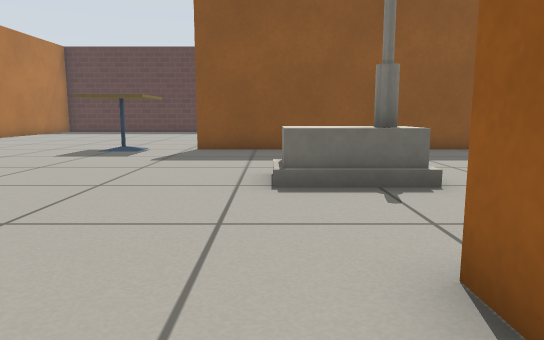
[1] (above)

18 first-person views from a walk through a world built for the Gazebo simulator. The camera is 0.5 m above the floor, tilts 8° down and sees 70° across. The floor is counted in squares, 0.5 m on a side. Each view is taken from the middle of a square. On the plan, view 1 faces up. The plan holds only what a view shows up to about 13 squares ahead; the rest is blank. The robots in the file are not drawn. Simple patterns stand in for the simulator's built-in surfaces. Simple shapes stand in for some stock models.

[2]
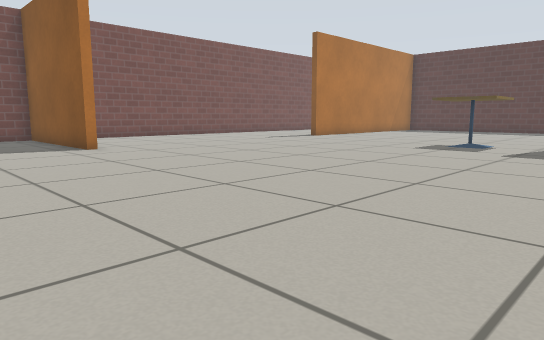

[3]
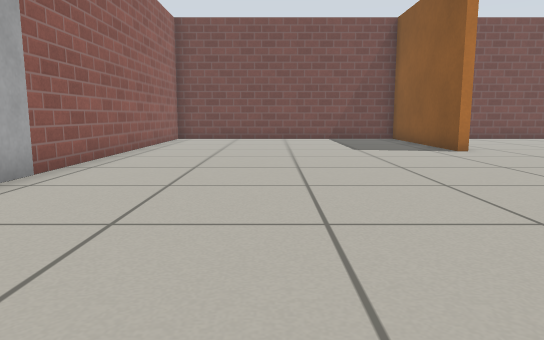

[4]
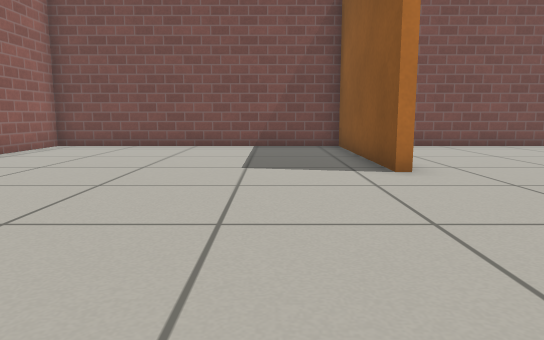

[5]
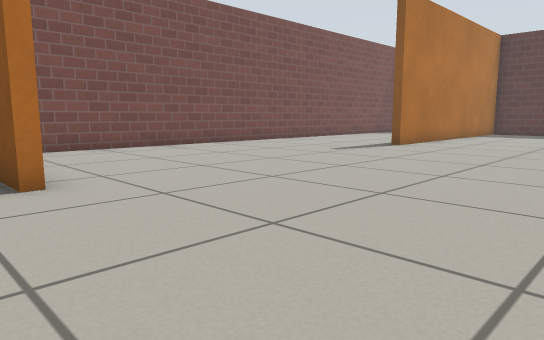

[6]
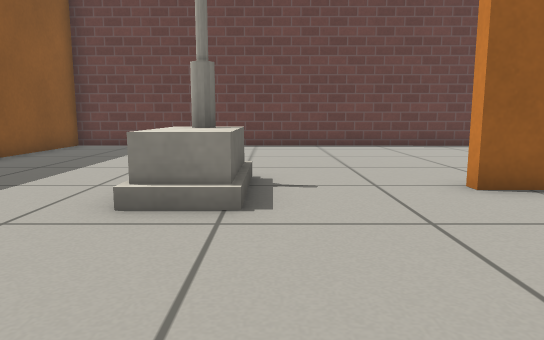

[7]
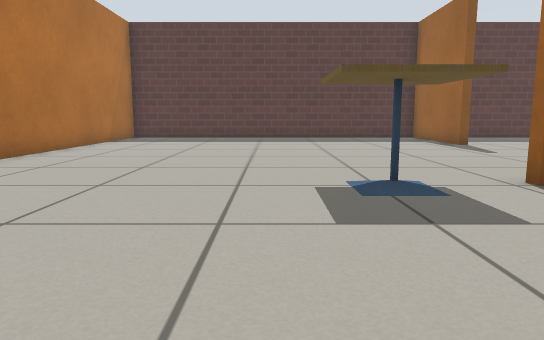

[8]
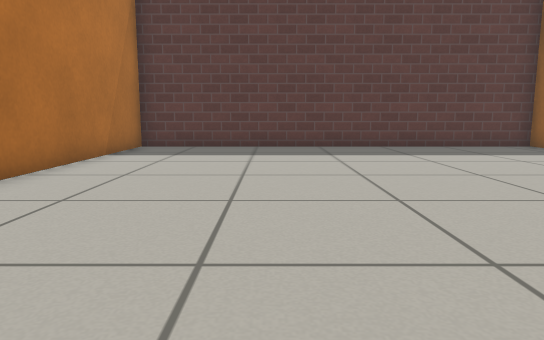

[9]
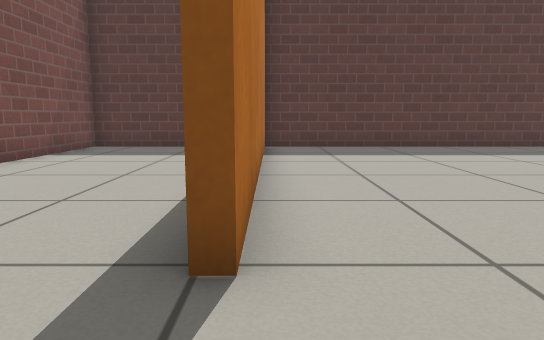

[10]
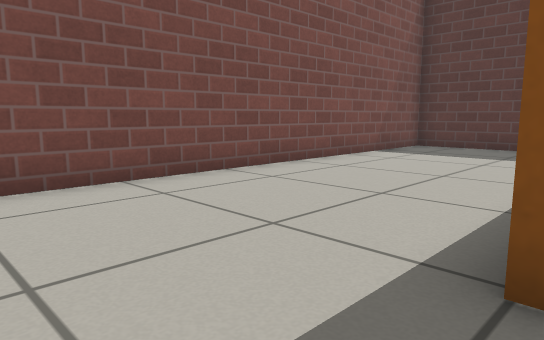

[11]
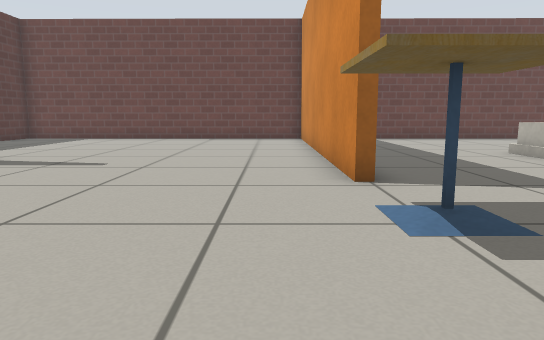

[12]
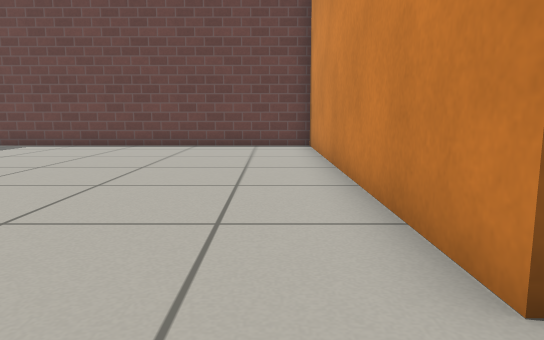

[13]
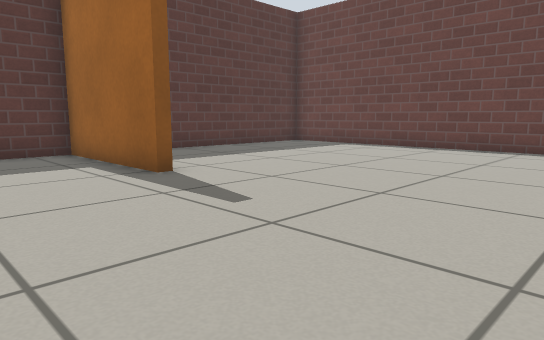

[14]
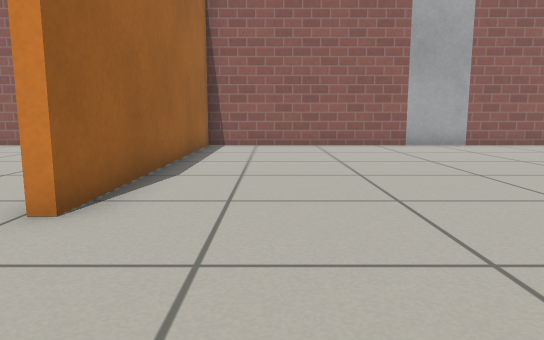

[15]
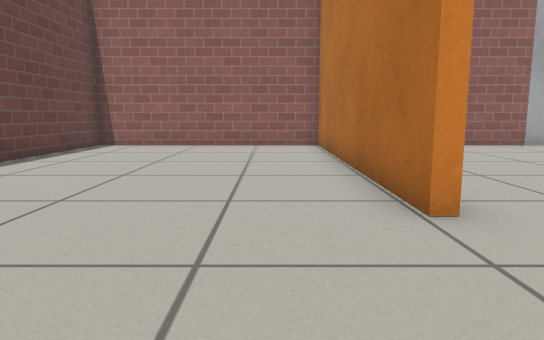

[16]
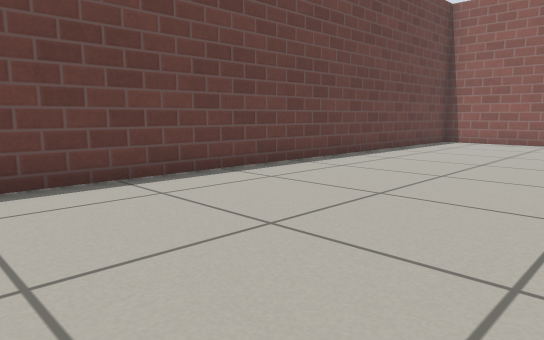

[17]
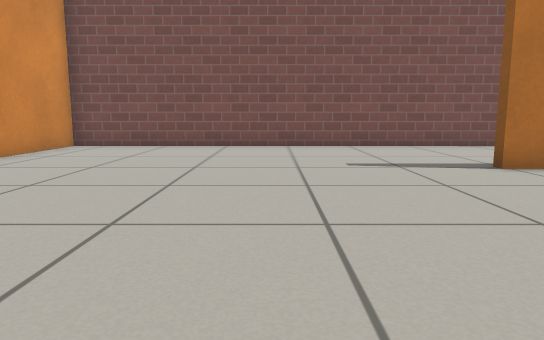

[18]
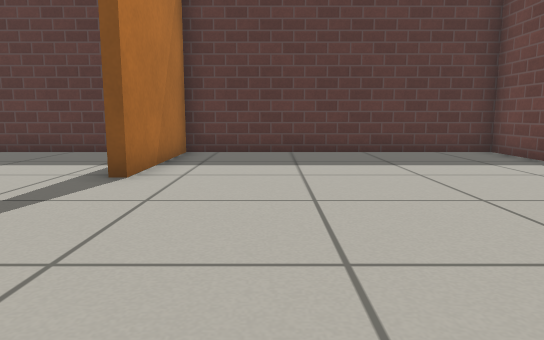

### Floor plan
Points are (right, up) in squares from view 1. A wall is a line through its corners. A room is listed if a view was taken in it or the views show most of it. See-through windows are left out.
Room 1 (views 1, 2, 3, 4, 5, 6, 7, 8, 9, 10, 11, 12, 13, 14, 15, 16, 17, 18)
walls: (-2.3, 11.7) (8.9, 11.7) (9, 23.6) (0.7, 23.6) (0.7, 19.2) (0.4, 19.2) (0.4, 23.6) (-12.2, 23.6) (-12.2, 13.3) (-12.6, 13.3); (1.4, 2.2) (1.4, -7.1) (8.8, -7.1) (8.9, 11.4) (-2.3, 11.4); (-11.8, 2.6) (-11.8, 2.2) (-17.7, 2.2) (-17.7, -7.1) (-7.5, -7.1); (-5.5, -7.1) (1.1, -7.1) (1.1, 2.2); (-14.8, 23.6) (-17.7, 23.6) (-17.7, 2.5) (-14.2, 2.5)
objects: door leaf (-7, -7) to (-6, -7); cafe table (-5, 11) to (-4, 12); house (0, 6) to (2, 6)

Where each view was taken, in squares from view 1:
view 1: 0 up, 0 right, facing up
view 2: 2 down, 0 right, facing up-left
view 3: 3 down, 1 left, facing left
view 4: 0 up, 5 left, facing left
view 5: 1 up, 6 left, facing up-left
view 6: 5 up, 4 left, facing right
view 7: 6 up, 6 left, facing up
view 8: 11 up, 8 left, facing up
view 9: 11 up, 12 left, facing up
view 10: 11 up, 12 left, facing up-left
view 11: 13 up, 8 left, facing right
view 12: 13 up, 4 left, facing right
view 13: 13 up, 3 left, facing up-right
view 14: 6 up, 1 left, facing down
view 15: 6 up, 3 right, facing down
view 16: 8 up, 3 right, facing down-right
view 17: 9 up, 5 left, facing left
view 18: 13 up, 3 right, facing up
